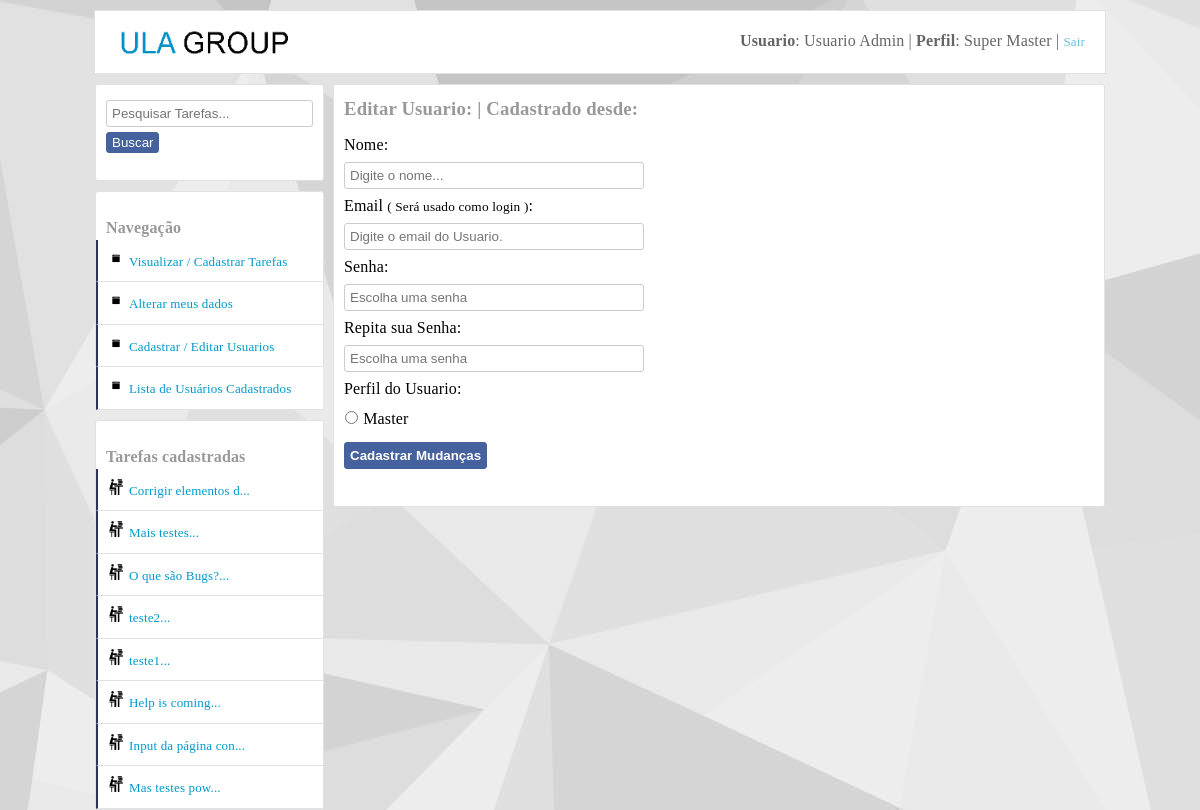
/alterar_meus_dados.php (signed in), run on the app's committed database.
### tables this page shows
CREATE TABLE IF NOT EXISTS `tarefas` (
  `id` int(11) NOT NULL AUTO_INCREMENT,
  `titulo` varchar(50) NOT NULL,
  `texto` text NOT NULL,
  `vinculoUsuario` int(11) NOT NULL,
  `dataCadastro` varchar(10) NOT NULL,
  `situacao` int(11) DEFAULT NULL,
  `dataAcao` varchar(10) DEFAULT NULL,
  `criadorDaTarefa` int(11) NOT NULL,
  PRIMARY KEY (`id`),
  KEY `fk_criador_da_tarefa` (`criadorDaTarefa`),
  KEY `fk_quem_vai_fazer_a_tarefa` (`vinculoUsuario`)
);

### Container.class.php (called while the page is built, shortened)
<?php
class Container
{
	public static function getUsuario()
	{
		$usuario = new UsuarioModel(self::getConexao());
		return $usuario;
	}
	public static function getConexao()
	{
		$servidor = "false";
		if ($servidor == "true")
		{
			$conexao = new Conexao("mysql.hostinger.com.br","u592982482_ney","u592982482_ney","32402709ney");
		}
		else
		{
			$conexao = new Conexao("localhost","tarefas","root","");
		}
	    return $conexao;
	}
}

### db/Conexao.class.php (called while the page is built, shortened)
<?php
class Conexao implements ConexaoInterface
{
	private $host;
	private $db;
	private $user;
	private $password;
	public function __construct($host, $db, $user, $password)
	{
		$this->host = $host;
		$this->db = $db;
		$this->user = $user;
		$this->password = $password;
	}
	public function connect()
	{
		return new \PDO("mysql:host={$this->host};dbname={$this->db}",$this->user,$this->password);
	}
}

### models/UsuarioModel.class.php (called while the page is built, shortened)
<?php
class UsuarioModel
{
	private $db;
	public function __construct(ConexaoInterface $conexao)
	{
		$this->db = $conexao->connect();
	}
	public function colecaoUsuarioTarefas()
	{
		$query = $this->db->prepare("select usuarios.id as idUsuario, tarefas.id as idTarefas,
        nome, login, perfil, usuarios.dataCadastro as usuarioDataDoCadastro,
        titulo, texto, tarefas.dataCadastro as tarefasDataDoCadastro,
        situacao, dataAcao, criadorDaTarefa, vinculoUsuario
        from usuarios join tarefas on tarefas.criadorDaTarefa =
        usuarios.id order by tarefas.id desc");
        $query->execute();
		return $query->fetchAll(PDO::FETCH_OBJ);
	}
}

### utilidades/functions.php (called while the page is built, shortened)
<?php
function DelimitarPorTamnho($entrada,$tamanho,$acabamento)
{
	$saida = str_split($entrada,$tamanho);
    return $saida[0].$acabamento;
}

### layout_parts/area_left.php (the view, shortened to what this page needs)
<div id="main-area-left">
<section class="left">
<div class="div_oculta_left">
<form method="get" action="dashboard.php">
	<input type="search" name="input_pesquisa" id="input_pesquisa" placeholder="Pesquisar Tarefas...">
	<button type="submit" class="button-postar">Buscar</button>
</form>
</div>
</section>
<section class="left">
<br>
<b>Navegação</b>
<ul id="menu-left" class="cadastrar-usuario">
	<li><a href="dashboard.php">Visualizar / Cadastrar Tarefas</a></li>
	<li><a href="alterar_meus_dados.php?alterarMeusDados">Alterar meus dados</a></li>
	<?php if ($_SESSION["perfil"] == "1"): ?>
	<li><a href="cadastrar_usuarios.php">Cadastrar / Editar Usuarios</a></li>
	<?php endif; ?>
</ul>
</section>
<ul id="menu-left" class="cadastrar-usuario">
<li><a href="#" class="show_menu_usuarios_cadastrados">Lista de Usuários Cadastrados</a></li>
</ul>
<section class="left">
<br>
<b>Tarefas cadastradas</b>
<ul id="menu-left" class="cadastrar-usuario">
	<?php foreach($usuario->colecaoUsuarioTarefas() as $listar):?>
	  <li><a class="link-arquivos" href="visualizar_tarefa_completa.php?textoCompleto&id=<?php echo $listar->idTarefas; ?>" title="<?php echo $listar->titulo . ": (" . $listar->tarefasDataDoCadastro ." )"; ?>"><?php echo DelimitarPorTamnho($listar->titulo, 20, "..."); ?></a></li>
    <?php endforeach; ?>
</ul>
</section>
</div>

### css/style.css (style rules this page uses)
body { background:#e9eaed; font-family:Tahoma!important; margin:0; margin-top:10px; font-family: "freight-text-pro",Georgia,Cambria,"Times New Roman",Times,serif; letter-spacing: 0.01rem; font-weight: 400; font-style: normal; line-height: 1.5; background-image:url("css_img/fundo.jpg")!important; background-attachment: fixed; }
.button-postar { padding:5px; background:#46629e; border:1px solid #476199; border-radius:3px; color:white; margin:11px 0px; cursor:pointer; font-weight:bold; }
#main-area-left { width:229px; }
.left { width:227px; background:white; height:auto; margin-top:10px; border:1px solid #e1e2e3; border-radius:3px; }
.left b { margin-left:10px; margin-top:10px!important; color:#999999; }
input { width:300px; padding:5px; border-radius:3px; border:1px solid #cccccc; outline:none; margin-top:5px; margin-bottom:5px; }
button { margin-top:8px; }
a { color:#0099cc; font-size:13px; text-decoration:none; }
ul { margin:0; padding:0; list-style:none; }
#menu-left a { display:block; padding:10px; background:white; border-bottom:1px solid #e1e2e3; border-left:2px solid #2c375d; }
.cadastrar-usuario a::before { content: url(css_img/icone_cadastrar_usuario.png); margin-right:5px; }
.link-arquivos::before { content: url(css_img/icone_arquivos.png)!important; margin-right:5px; }
.show_menu_usuarios_cadastrados { display:block; padding-top:10px; padding-bottom:10px; background:white; width:205px; border-left:2px solid #009900; margin-left:1px; margin-top:-1px; }
.div_oculta_left { padding:10px; padding-bottom:0; }
.div_oculta_left input { width:207px; }
.div_oculta_left button { margin-top:0px; padding-top:2px; padding-bottom:2px; font-weight:normal; }

### css/SimpleAnimationCSS.css (style rules this page uses)
.comes-here { -webkit-animation:comes-here 1.5s 1; -moz-animation:comes-here 1.5s 1; -o-animation:comes-here 1.5s 1; -ms-animation:comes-here 1.5s 1; }

### data on the page
tarefas: titulo "Corrigir elementos d..."
tarefas: titulo "Mais testes..."
tarefas: titulo "O que são Bugs?..."
tarefas: titulo "teste2..."
tarefas: titulo "teste1..."
tarefas: titulo "Help is coming..."
tarefas: titulo "Input da página con..."
tarefas: titulo "Mas testes pow..."

### other printed values
$_SESSION["nome"] "Usuario Admin"
$tipoPerfil "Super Master"
